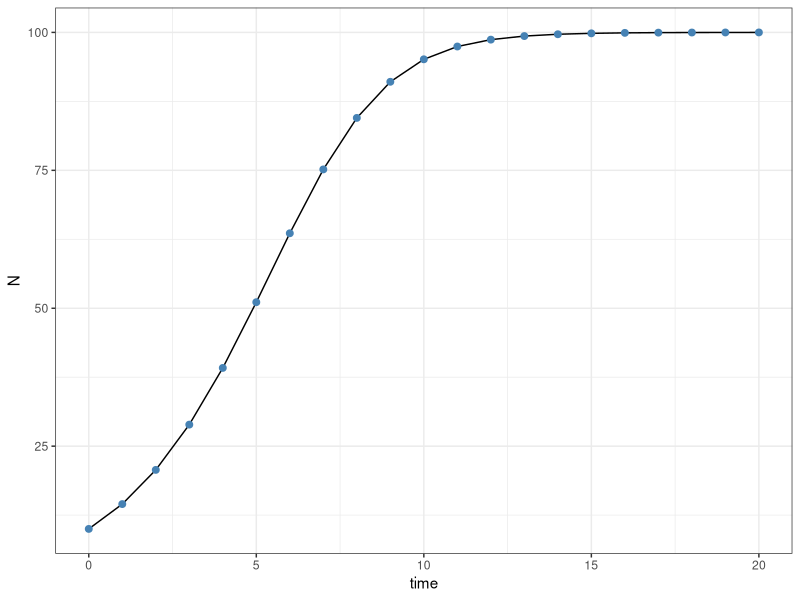
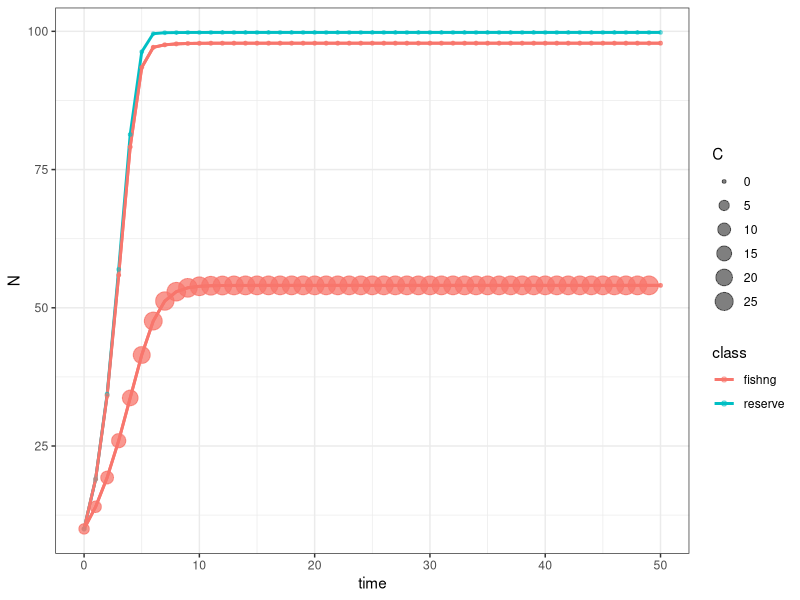

These charts were generated, in order, by the following R code:
## ---- chunk 1
r <- 0.5
K <- 100
N0 <- 10
nsteps <- 20
## ---- chunk 2
# Define vector of time and N
time <- c(0:nsteps)
N <- numeric(length = length(time))

# Assign initial population size
N[1] <- N0

# Start for loop to simulate population
for (t in 1:nsteps) {
  N[t+1] <- N[t] + (r * N[t] * (1 - (N[t] / K)))
}
# End for loop

# Create data.frame with simulation results
simul <- data.frame(time, N)
## ---- chunk 3
library(tidyverse)
## ---- chunk 4
ggplot(data = simul, mapping = aes(x = time, y = N)) +
  geom_line() +
  geom_point(color = "steelblue", size = 2) +
  theme_bw()
## ---- chunk 5
my_fun <- function(a, b){
  c <- a + b
  return(c)
}
## ---- chunk 6
my_fun(a = 2, b = 5)
## ---- chunk 7
my_fun <- function(a = 10, b = 5){
  c <- a + b
  return(c)
}
## ---- chunk 8
logistic_model <- function(r = 1, K = 100, N0 = 10, nsteps = 50, c = 0.5, p = 10, n = 5, m = 0.2){
  # Define vector of time, N, and C
  time <- c(0:nsteps)
  # N <- numeric(length = length(time))
  N <- matrix(0, ncol = n, nrow = length(time))
  C <- N

  # Assign initial population size
  N[1,] <- N0
  
  # Create pointers
  left_pointer <- c(n, 1:(n-1))
  right_pointer <- c(2:n, 1)
  
  c_mpa <- c(c, 0, 0, 0, c)

  # Start for loop to simulate population
  for (t in 1:nsteps) {
    
    N_in <- m * (N[t, left_pointer] + N[t, right_pointer]) / 2
    N_out <- m * N[t,]
    C[t, ] <- c_mpa * N[t, ]
    
    N[t+1,] <- N[t,] + (r * N[t,] * (1 - (N[t,] / K))) - C[t,] + N_in - N_out
  }
  # End for loop
  
  # Create a catch dataframe
  catch_df <- data.frame(time, C) %>% 
    gather(parcel, C, -time)
  
  # Create data.frame with simulation results
  simul <- data.frame(time, N) %>% 
    gather(parcel, N, -time) %>% 
    left_join(catch_df, by = c("time", "parcel")) %>% 
    mutate(R = p * C,
           class = ifelse(parcel %in% c("X3"), "reserve", "fishng"))
    
  return(simul)
}
## ---- chunk 9
logistic_model(m = 0.1) %>% 
  ggplot(mapping = aes(x = time, y = N, color = class, group = parcel, size = C)) +
  geom_line(size = 1) +
  geom_point(alpha = 0.5) +
  theme_bw()
